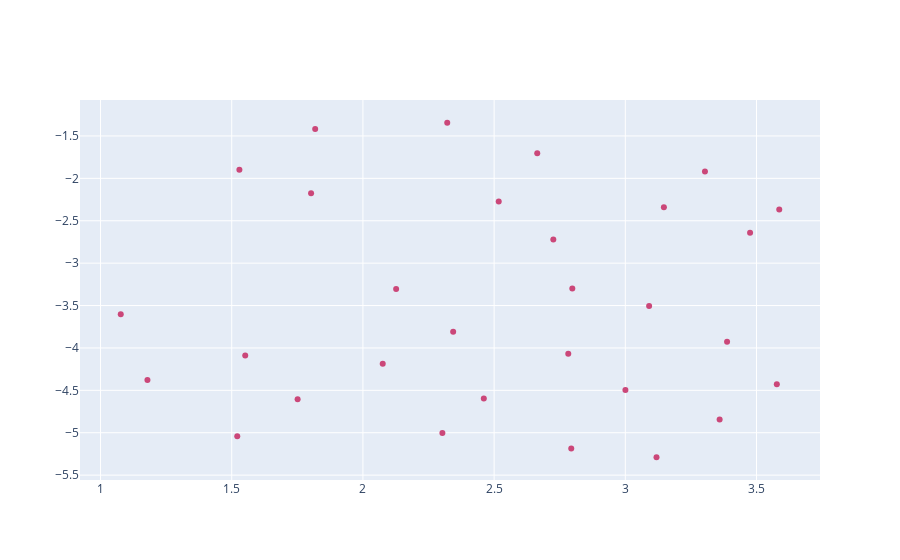

Source (notebook cell):
### Code cell
fig = go.Figure(
    data=go.Scatter(
        x=embedding[:, 0],
        y=embedding[:, 1],
        mode='markers',
        marker=dict(
            color=[1 if label=='king' else 0 for label in labels[:30]]
        )
    )
)

fig.show()

### Figure 1 — Plotly figure (JSON) as saved in the notebook; plotly's stock layout.template omitted (floating-point values rounded to 4 significant figures)
{"data": [{"marker": {"color": [1, 1, 1, 1, 1, 1, 1, 1, 1, 1, 1, 1, 1, 1, 1, 1, 1, 1, 1, 1, 1, 1, 1, 1, 1, 1, 1, 1, 1, 1]}, "mode": "markers", "type": "scatter", "x": [2.798, 2.344, 3.0, 3.388, 1.529, 1.751, 1.818, 3.578, 1.802, 2.664, 2.303, 3.476, 1.077, 2.518, 2.783, 2.726, 3.587, 3.147, 1.521, 3.304, 1.179, 1.551, 2.461, 2.127, 3.119, 2.075, 2.321, 3.091, 3.36, 2.794], "y": [-3.3, -3.81, -4.497, -3.926, -1.898, -4.604, -1.417, -4.429, -2.176, -1.704, -5.004, -2.643, -3.603, -2.273, -4.068, -2.722, -2.368, -2.34, -5.043, -1.92, -4.379, -4.09, -4.595, -3.304, -5.289, -4.187, -1.344, -3.506, -4.844, -5.187]}], "layout": {}}
